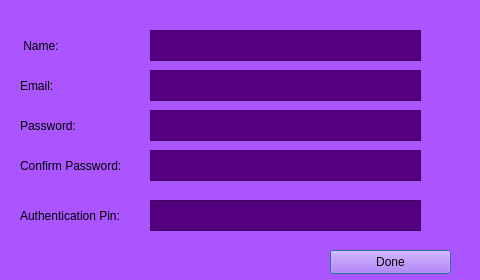
<?xml version="1.0" encoding="UTF-8"?>
<ui version="4.0">
 <class>Signup</class>
 <widget class="QDialog" name="Signup">
  <property name="geometry">
   <rect>
    <x>0</x>
    <y>0</y>
    <width>480</width>
    <height>280</height>
   </rect>
  </property>
  <property name="windowTitle">
   <string>Dialog</string>
  </property>
  <property name="styleSheet">
   <string notr="true">background-color: rgb(170, 85, 255);
font: 10pt &quot;Arial Rounded MT Bold&quot;;</string>
  </property>
  <widget class="QLabel" name="label">
   <property name="geometry">
    <rect>
     <x>20</x>
     <y>30</y>
     <width>71</width>
     <height>31</height>
    </rect>
   </property>
   <property name="styleSheet">
    <string notr="true"/>
   </property>
   <property name="text">
    <string> Name:</string>
   </property>
  </widget>
  <widget class="QTextEdit" name="textEdit">
   <property name="geometry">
    <rect>
     <x>150</x>
     <y>30</y>
     <width>271</width>
     <height>31</height>
    </rect>
   </property>
   <property name="styleSheet">
    <string notr="true">background-color: rgb(85, 0, 127);</string>
   </property>
  </widget>
  <widget class="QTextEdit" name="textEdit_2">
   <property name="geometry">
    <rect>
     <x>150</x>
     <y>70</y>
     <width>271</width>
     <height>31</height>
    </rect>
   </property>
   <property name="styleSheet">
    <string notr="true">background-color: rgb(85, 0, 127);</string>
   </property>
  </widget>
  <widget class="QLabel" name="label_2">
   <property name="geometry">
    <rect>
     <x>20</x>
     <y>70</y>
     <width>71</width>
     <height>31</height>
    </rect>
   </property>
   <property name="styleSheet">
    <string notr="true"/>
   </property>
   <property name="text">
    <string>Email:</string>
   </property>
  </widget>
  <widget class="QTextEdit" name="textEdit_3">
   <property name="geometry">
    <rect>
     <x>150</x>
     <y>110</y>
     <width>271</width>
     <height>31</height>
    </rect>
   </property>
   <property name="styleSheet">
    <string notr="true">background-color: rgb(85, 0, 127);</string>
   </property>
  </widget>
  <widget class="QLabel" name="label_3">
   <property name="geometry">
    <rect>
     <x>20</x>
     <y>110</y>
     <width>71</width>
     <height>31</height>
    </rect>
   </property>
   <property name="styleSheet">
    <string notr="true"/>
   </property>
   <property name="text">
    <string>Password:</string>
   </property>
  </widget>
  <widget class="QLabel" name="label_4">
   <property name="geometry">
    <rect>
     <x>20</x>
     <y>150</y>
     <width>141</width>
     <height>31</height>
    </rect>
   </property>
   <property name="styleSheet">
    <string notr="true"/>
   </property>
   <property name="text">
    <string>Confirm Password:</string>
   </property>
  </widget>
  <widget class="QTextEdit" name="textEdit_4">
   <property name="geometry">
    <rect>
     <x>150</x>
     <y>150</y>
     <width>271</width>
     <height>31</height>
    </rect>
   </property>
   <property name="styleSheet">
    <string notr="true">background-color: rgb(85, 0, 127);</string>
   </property>
  </widget>
  <widget class="QPushButton" name="pushButton">
   <property name="geometry">
    <rect>
     <x>330</x>
     <y>250</y>
     <width>121</width>
     <height>24</height>
    </rect>
   </property>
   <property name="text">
    <string>Done</string>
   </property>
  </widget>
  <widget class="QLabel" name="label_5">
   <property name="geometry">
    <rect>
     <x>20</x>
     <y>200</y>
     <width>141</width>
     <height>31</height>
    </rect>
   </property>
   <property name="styleSheet">
    <string notr="true"/>
   </property>
   <property name="text">
    <string>Authentication Pin:</string>
   </property>
  </widget>
  <widget class="QTextEdit" name="textEdit_5">
   <property name="geometry">
    <rect>
     <x>150</x>
     <y>200</y>
     <width>271</width>
     <height>31</height>
    </rect>
   </property>
   <property name="styleSheet">
    <string notr="true">background-color: rgb(85, 0, 127);</string>
   </property>
  </widget>
 </widget>
 <resources/>
 <connections/>
</ui>
